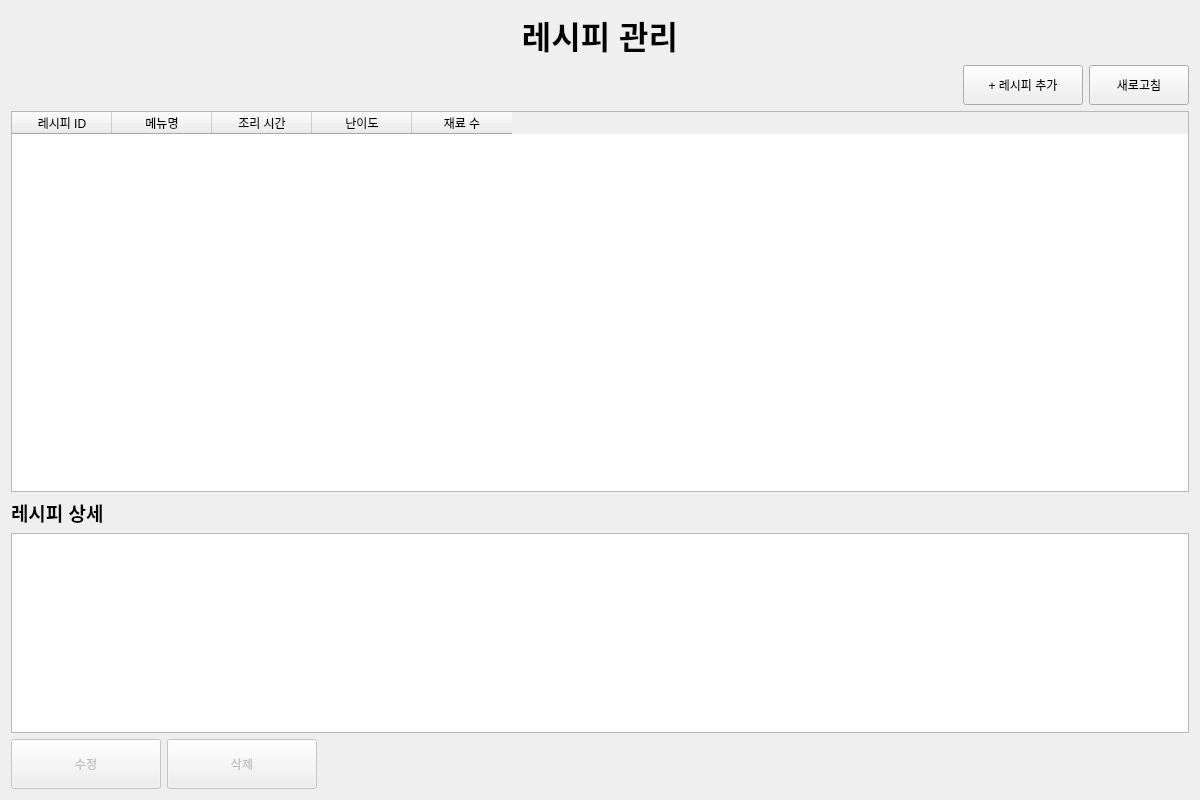
<?xml version="1.0" encoding="UTF-8"?>
<ui version="4.0">
 <class>RecipeManagement</class>
 <widget class="QWidget" name="RecipeManagement">
  <property name="geometry">
   <rect>
    <x>0</x>
    <y>0</y>
    <width>1200</width>
    <height>800</height>
   </rect>
  </property>
  <property name="windowTitle">
   <string>레시피 관리</string>
  </property>
  <layout class="QVBoxLayout" name="verticalLayout">
   <item>
    <widget class="QLabel" name="label_title">
     <property name="text">
      <string>레시피 관리</string>
     </property>
     <property name="alignment">
      <set>Qt::AlignCenter</set>
     </property>
     <property name="font">
      <font>
       <pointsize>24</pointsize>
       <weight>75</weight>
       <bold>true</bold>
      </font>
     </property>
    </widget>
   </item>
   <item>
    <layout class="QHBoxLayout" name="horizontalLayout_actions_top">
     <item>
      <spacer name="horizontalSpacer">
       <property name="orientation">
        <enum>Qt::Horizontal</enum>
       </property>
       <property name="sizeHint" stdset="0">
        <size>
         <width>40</width>
         <height>20</height>
        </size>
       </property>
      </spacer>
     </item>
     <item>
      <widget class="QPushButton" name="btn_add_recipe">
       <property name="text">
        <string>+ 레시피 추가</string>
       </property>
       <property name="minimumSize">
        <size>
         <width>120</width>
         <height>40</height>
        </size>
       </property>
      </widget>
     </item>
     <item>
      <widget class="QPushButton" name="btn_refresh">
       <property name="text">
        <string>새로고침</string>
       </property>
       <property name="minimumSize">
        <size>
         <width>100</width>
         <height>40</height>
        </size>
       </property>
      </widget>
     </item>
    </layout>
   </item>
   <item>
    <widget class="QTableWidget" name="table_recipes">
     <property name="editTriggers">
      <set>QAbstractItemView::NoEditTriggers</set>
     </property>
     <property name="selectionBehavior">
      <enum>QAbstractItemView::SelectRows</enum>
     </property>
     <property name="selectionMode">
      <enum>QAbstractItemView::SingleSelection</enum>
     </property>
     <column>
      <property name="text">
       <string>레시피 ID</string>
      </property>
     </column>
     <column>
      <property name="text">
       <string>메뉴명</string>
      </property>
     </column>
     <column>
      <property name="text">
       <string>조리 시간</string>
      </property>
     </column>
     <column>
      <property name="text">
       <string>난이도</string>
      </property>
     </column>
     <column>
      <property name="text">
       <string>재료 수</string>
      </property>
     </column>
    </widget>
   </item>
   <item>
    <widget class="QLabel" name="label_detail_title">
     <property name="text">
      <string>레시피 상세</string>
     </property>
     <property name="font">
      <font>
       <pointsize>14</pointsize>
       <weight>75</weight>
       <bold>true</bold>
      </font>
     </property>
    </widget>
   </item>
   <item>
    <widget class="QTextEdit" name="text_recipe_detail">
     <property name="readOnly">
      <bool>true</bool>
     </property>
     <property name="maximumSize">
      <size>
       <width>16777215</width>
       <height>200</height>
      </size>
     </property>
    </widget>
   </item>
   <item>
    <layout class="QHBoxLayout" name="horizontalLayout_actions">
     <item>
      <widget class="QPushButton" name="btn_edit_recipe">
       <property name="text">
        <string>수정</string>
       </property>
       <property name="minimumSize">
        <size>
         <width>150</width>
         <height>50</height>
        </size>
       </property>
       <property name="enabled">
        <bool>false</bool>
       </property>
      </widget>
     </item>
     <item>
      <widget class="QPushButton" name="btn_delete_recipe">
       <property name="text">
        <string>삭제</string>
       </property>
       <property name="minimumSize">
        <size>
         <width>150</width>
         <height>50</height>
        </size>
       </property>
       <property name="enabled">
        <bool>false</bool>
       </property>
      </widget>
     </item>
     <item>
      <spacer name="horizontalSpacer_2">
       <property name="orientation">
        <enum>Qt::Horizontal</enum>
       </property>
       <property name="sizeHint" stdset="0">
        <size>
         <width>40</width>
         <height>20</height>
        </size>
       </property>
      </spacer>
     </item>
    </layout>
   </item>
  </layout>
 </widget>
 <resources/>
 <connections/>
</ui>
